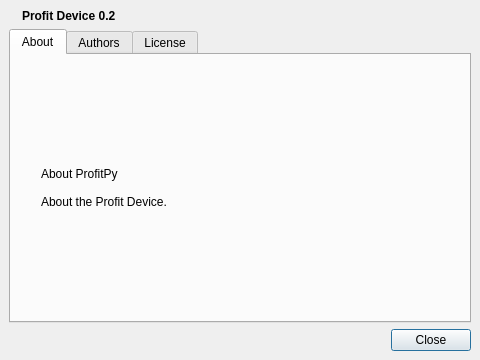
<ui version="4.0" >
 <class>AboutDialog</class>
 <widget class="QDialog" name="AboutDialog" >
  <property name="geometry" >
   <rect>
    <x>0</x>
    <y>0</y>
    <width>480</width>
    <height>360</height>
   </rect>
  </property>
  <property name="windowTitle" >
   <string>About Profit Device</string>
  </property>
  <property name="windowIcon" >
   <iconset resource="profit.qrc" >:/images/icons/blockdevice.png</iconset>
  </property>
  <property name="modal" >
   <bool>true</bool>
  </property>
  <layout class="QVBoxLayout" >
   <property name="margin" >
    <number>9</number>
   </property>
   <property name="spacing" >
    <number>6</number>
   </property>
   <item>
    <layout class="QHBoxLayout" >
     <property name="margin" >
      <number>0</number>
     </property>
     <property name="spacing" >
      <number>6</number>
     </property>
     <item>
      <widget class="QLabel" name="mainIconLabel" >
       <property name="sizePolicy" >
        <sizepolicy>
         <hsizetype>1</hsizetype>
         <vsizetype>1</vsizetype>
         <horstretch>0</horstretch>
         <verstretch>0</verstretch>
        </sizepolicy>
       </property>
       <property name="text" >
        <string/>
       </property>
       <property name="pixmap" >
        <pixmap resource="profit.qrc" >:/images/icons/profitdevice_logo.png</pixmap>
       </property>
      </widget>
     </item>
     <item>
      <widget class="QLabel" name="mainTextLabel" >
       <property name="sizePolicy" >
        <sizepolicy>
         <hsizetype>5</hsizetype>
         <vsizetype>5</vsizetype>
         <horstretch>1</horstretch>
         <verstretch>1</verstretch>
        </sizepolicy>
       </property>
       <property name="text" >
        <string>&lt;b>Profit Device 0.2&lt;/b></string>
       </property>
      </widget>
     </item>
    </layout>
   </item>
   <item>
    <widget class="QTabWidget" name="tabWidget" >
     <property name="currentIndex" >
      <number>0</number>
     </property>
     <widget class="QWidget" name="aboutTab" >
      <attribute name="title" >
       <string>About</string>
      </attribute>
      <layout class="QVBoxLayout" >
       <property name="margin" >
        <number>30</number>
       </property>
       <property name="spacing" >
        <number>6</number>
       </property>
       <item>
        <widget class="QLabel" name="aboutText" >
         <property name="text" >
          <string>About ProfitPy

About the Profit Device.</string>
         </property>
        </widget>
       </item>
      </layout>
     </widget>
     <widget class="QWidget" name="authorsTab" >
      <attribute name="title" >
       <string>Authors</string>
      </attribute>
      <layout class="QVBoxLayout" >
       <property name="margin" >
        <number>9</number>
       </property>
       <property name="spacing" >
        <number>6</number>
       </property>
       <item>
        <widget class="QTextBrowser" name="authorsText" >
         <property name="lineWrapMode" >
          <enum>QTextEdit::NoWrap</enum>
         </property>
         <property name="openExternalLinks" >
          <bool>true</bool>
         </property>
        </widget>
       </item>
      </layout>
     </widget>
     <widget class="QWidget" name="licenseTab" >
      <attribute name="title" >
       <string>License</string>
      </attribute>
      <layout class="QVBoxLayout" >
       <property name="margin" >
        <number>9</number>
       </property>
       <property name="spacing" >
        <number>6</number>
       </property>
       <item>
        <widget class="QTextEdit" name="licenseText" >
         <property name="verticalScrollBarPolicy" >
          <enum>Qt::ScrollBarAlwaysOn</enum>
         </property>
         <property name="lineWrapMode" >
          <enum>QTextEdit::NoWrap</enum>
         </property>
         <property name="readOnly" >
          <bool>true</bool>
         </property>
        </widget>
       </item>
      </layout>
     </widget>
    </widget>
   </item>
   <item>
    <widget class="QDialogButtonBox" name="buttonBox" >
     <property name="orientation" >
      <enum>Qt::Horizontal</enum>
     </property>
     <property name="standardButtons" >
      <set>QDialogButtonBox::Close</set>
     </property>
    </widget>
   </item>
  </layout>
 </widget>
 <resources>
  <include location="profit.qrc" />
 </resources>
 <connections>
  <connection>
   <sender>buttonBox</sender>
   <signal>accepted()</signal>
   <receiver>AboutDialog</receiver>
   <slot>accept()</slot>
   <hints>
    <hint type="sourcelabel" >
     <x>248</x>
     <y>254</y>
    </hint>
    <hint type="destinationlabel" >
     <x>157</x>
     <y>274</y>
    </hint>
   </hints>
  </connection>
  <connection>
   <sender>buttonBox</sender>
   <signal>rejected()</signal>
   <receiver>AboutDialog</receiver>
   <slot>reject()</slot>
   <hints>
    <hint type="sourcelabel" >
     <x>316</x>
     <y>260</y>
    </hint>
    <hint type="destinationlabel" >
     <x>286</x>
     <y>274</y>
    </hint>
   </hints>
  </connection>
 </connections>
</ui>
